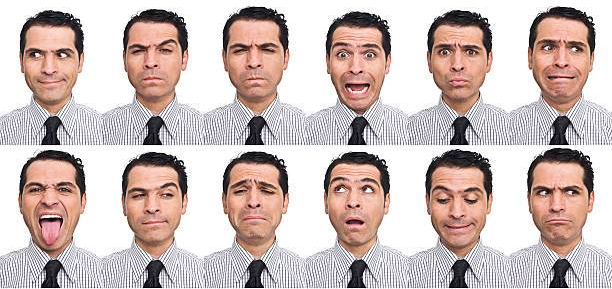
#> input picture 08_cv_deteccion_reconocimiento_facial/img/caras_para_entrenar.png, 612 x 289 px
$ python 04_capturas_entrenamiento.py
#> lines starting #> are read from the running program, lines starting #| are printed output that depends on the picture; after the words box and inside, x2 and y2 are one past the last pixel; in counts of white or black regions, pixels touching at a corner belong together
import cv2
import os
import numpy as np

# ============================================================================
# CONFIGURACIÓN DE DIRECTORIOS
# ============================================================================

# Directorio de salida para guardar las capturas de rostros
output_dir = '../img/capturas'

# Crear la carpeta capturas si no existe
if not os.path.exists(output_dir):
    os.makedirs(output_dir)
    print(f"Directorio creado: {output_dir}")
else:
    print(f"Usando directorio existente: {output_dir}")

# ============================================================================
# CONFIGURACIÓN DEL CLASIFICADOR HAAR CASCADE
# ============================================================================

# Cargar el clasificador para detección de rostros frontales
faceClassif = cv2.CascadeClassifier('haarcascade_frontalface_default.xml')

# Verificar que el clasificador se cargó correctamente
if faceClassif.empty():
    print("Error: No se pudo cargar el clasificador Haar Cascade")
    exit()

# ============================================================================
# CARGA Y VERIFICACIÓN DE LA IMAGEN
# ============================================================================

# Ruta de la imagen con rostros para entrenar
image_path = '../img/caras_para_entrenar.png'

# Leer la imagen
image = cv2.imread(image_path)
#> image is the input picture: shape (289, 612, 3); mean B, G, R 184.4, 188.1, 204.5

# Verificar que la imagen se cargó correctamente
if image is None:
    print(f"Error: No se pudo cargar la imagen desde {image_path}")
    exit()

print(f"Imagen cargada: {image_path}")
print(f"Dimensiones de la imagen: {image.shape[1]}x{image.shape[0]} píxeles")
#| Dimensiones de la imagen: 612x289 píxeles

# Crear una copia de la imagen original para extraer rostros
image_aux = image.copy()

# ============================================================================
# PREPROCESAMIENTO DE LA IMAGEN
# ============================================================================

# Convertir a escala de grises (requerido para Haar Cascade)
gray = cv2.cvtColor(image, cv2.COLOR_BGR2GRAY)
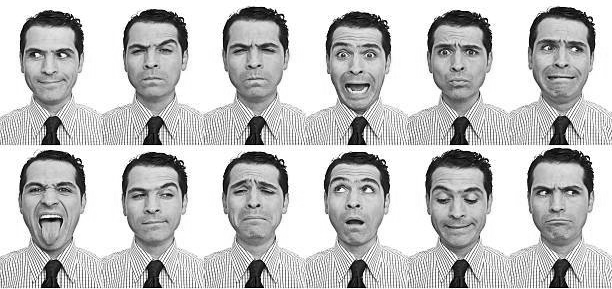
#> gray: shape (289, 612); min 0, max 255, mean 192.5

# Ecualización de histograma para mejorar el contraste
gray = cv2.equalizeHist(gray)
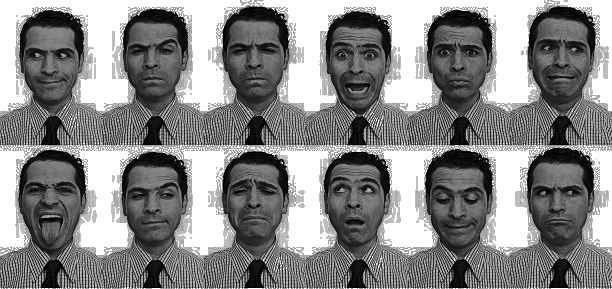
#> gray: shape (289, 612); min 0, max 255, mean 136.8

# ============================================================================
# DETECCIÓN DE ROSTROS
# ============================================================================

print("\nDetectando rostros...")

# Detectar rostros en la imagen
faces = faceClassif.detectMultiScale(
    gray,
    scaleFactor=1.2,      # Factor de escala entre niveles de la pirámide de imágenes
    minNeighbors=10,      # Mínimo de vecinos para considerar una detección válida
    minSize=(30, 30)      # Tamaño mínimo del rostro a detectar
)
#> faces = [[118, 24, 68, 68], [220, 24, 68, 68], [423, 24, 71, 71], [320, 25, 74, 74], [14, 28, 70, 70], [16, 162, 69, 69], [218, 162, 71, 71], [319, 161, 71, 71], [523, 166, 69, 69], [117, 168, 69, 69], [525, 18, 74, 74], [420, 169, 75, 75]]

print(f"Rostros detectados: {len(faces)}")
#| Rostros detectados: 12

# ============================================================================
# EXTRACCIÓN Y GUARDADO DE ROSTROS
# ============================================================================

# Contador de rostros guardados
count = 0

# Tamaño estándar para redimensionar todos los rostros
FACE_SIZE = (150, 150)

print("\nPresiona cualquier tecla para pasar al siguiente rostro...")
print("-" * 60)

# Procesar cada rostro detectado
for i, (x, y, w, h) in enumerate(faces):

    # Dibujar rectángulo morado alrededor del rostro
    cv2.rectangle(image, (x, y), (x+w, y+h), (128, 0, 255), 2)

    # Añadir etiqueta con número de rostro
    cv2.putText(image, f'Rostro #{i+1}', (x, y-10),
                cv2.FONT_HERSHEY_SIMPLEX, 0.6, (128, 0, 255), 2)

    # Extraer la región del rostro de la imagen original
    rostro = image_aux[y:y+h, x:x+w]

    # Redimensionar el rostro a un tamaño estándar para el entrenamiento
    # Interpolación cúbica para mejor calidad
    rostro_resized = cv2.resize(rostro, FACE_SIZE, interpolation=cv2.INTER_CUBIC)

    # Generar nombre del archivo
    filename = f'rostro_{count}.jpg'
    filepath = os.path.join(output_dir, filename)

    # Guardar el rostro redimensionado
    cv2.imwrite(filepath, rostro_resized)

    # Información en consola
    print(f"Rostro #{i+1}:")
    print(f"  - Posición: ({x}, {y})")
    print(f"  - Tamaño original: {w}x{h}")
    print(f"  - Tamaño redimensionado: {FACE_SIZE[0]}x{FACE_SIZE[1]}")
    print(f"  - Guardado en: {filepath}")
    print("-" * 60)

    # Incrementar contador
    count += 1

    # Mostrar el rostro extraído y redimensionado
    cv2.imshow('Rostro Extraido', rostro_resized)

    # Mostrar la imagen completa con el rectángulo
    cv2.imshow('Imagen con Detecciones', image)

    # Esperar a que el usuario presione una tecla para continuar
    cv2.waitKey(0)
#> this loop made 12 passes
#> (printed output is left out)
#> pass 1, `rostro_resized = cv2.resize(rostro, FACE_SIZE, interpolation=cv2.INTER..`:
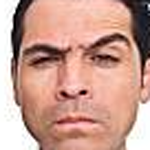
#> rostro_resized: shape (150, 150, 3); mean B, G, R 144.1, 157.5, 201
#> pass 1, `cv2.imshow('Imagen con Detecciones', image)`:
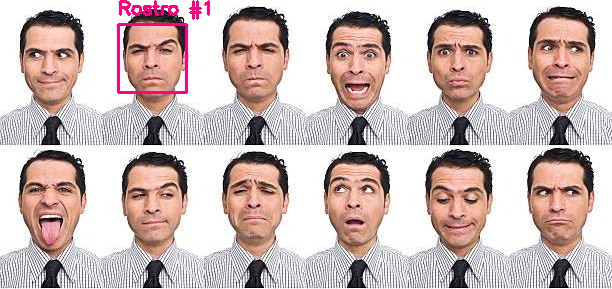
#> window 'Imagen con Detecciones': shape (289, 612, 3); mean B, G, R 183.9, 186.4, 204.9
#> pass 2, `rostro = image_aux[y:y+h, x:x+w]`:
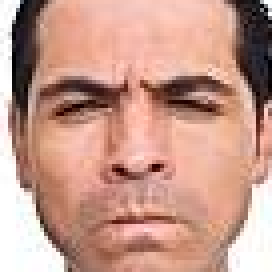
#> rostro: shape (68, 68, 3) (shown 4 times larger); mean B, G, R 139.3, 153.6, 198.1
#> after the loop:
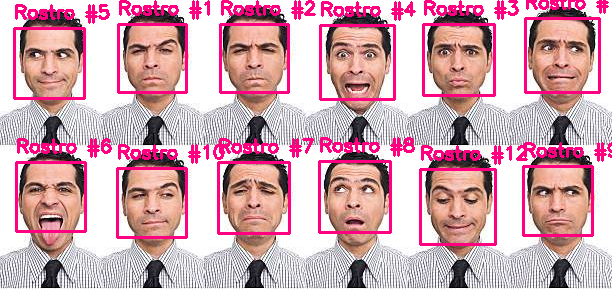
#> image: shape (289, 612, 3); 10.46% of pixels changed, all inside (x1, y1, x2, y2) = (13, 0, 612, 246)
#> after the loop:
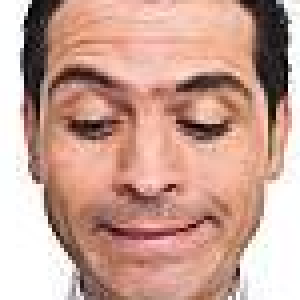
#> rostro: shape (75, 75, 3) (shown 4 times larger); mean B, G, R 149.4, 162.3, 201.7
#> after the loop, count = 12

# ============================================================================
# RESUMEN Y LIMPIEZA
# ============================================================================

# Cerrar todas las ventanas
cv2.destroyAllWindows()

# Mostrar resumen final
print("\n" + "=" * 60)
print("RESUMEN DE PROCESAMIENTO")
print("=" * 60)
print(f"Total de rostros detectados: {len(faces)}")
#| Total de rostros detectados: 12
print(f"Total de rostros guardados: {count}")
#| Total de rostros guardados: 12
print(f"Directorio de salida: {output_dir}")
#| Directorio de salida: ../img/capturas
print(f"Tamaño de rostros: {FACE_SIZE[0]}x{FACE_SIZE[1]} píxeles")
print("=" * 60)
print("\nProcesamiento completado exitosamente")

$ run again, with 08_cv_deteccion_reconocimiento_facial/img/caras.png copied over 08_cv_deteccion_reconocimiento_facial/img/caras_para_entrenar.png
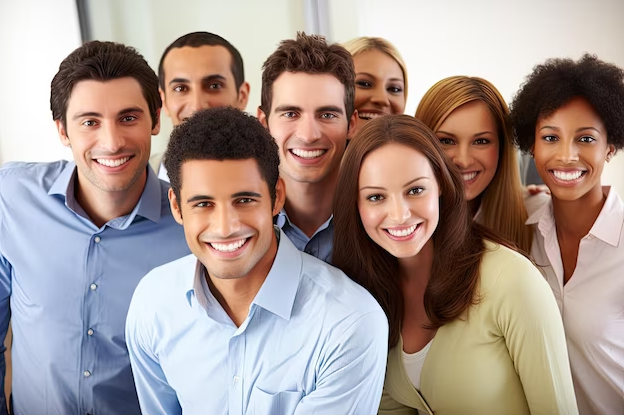
#> input picture 08_cv_deteccion_reconocimiento_facial/img/caras.png, 624 x 415 px
#> image is the input picture: shape (415, 624, 3); mean B, G, R 144.8, 150.6, 166.9
#| Dimensiones de la imagen: 624x415 píxeles
#> faces = [[347, 60, 69, 69], [424, 111, 82, 82], [151, 51, 93, 93], [260, 77, 97, 97], [524, 107, 83, 83], [343, 156, 101, 101], [55, 78, 111, 111], [170, 159, 113, 113]]
#| Rostros detectados: 8
#> the loop `for i, (x, y, w, h) in enumerate(faces):` made 8 passes
#> (printed output is left out)
#> pass 1, `rostro_resized = cv2.resize(rostro, FACE_SIZE, interpolation=cv2.INTER..`:
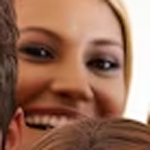
#> rostro_resized: shape (150, 150, 3); mean B, G, R 89.8, 110.3, 153.2
#> after the loop `for i, (x, y, w, h) in enumerate(faces):`:
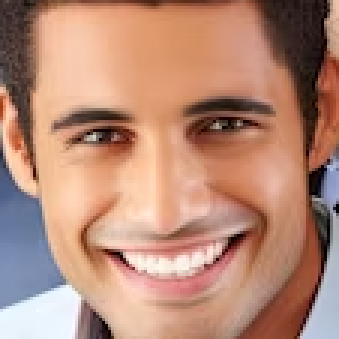
#> rostro: shape (113, 113, 3) (shown 3 times larger); mean B, G, R 118.6, 137.9, 182.9
#> after the loop `for i, (x, y, w, h) in enumerate(faces):`: count = 8
#| Total de rostros detectados: 8
#| Total de rostros guardados: 8
#| Directorio de salida: ../img/capturas
